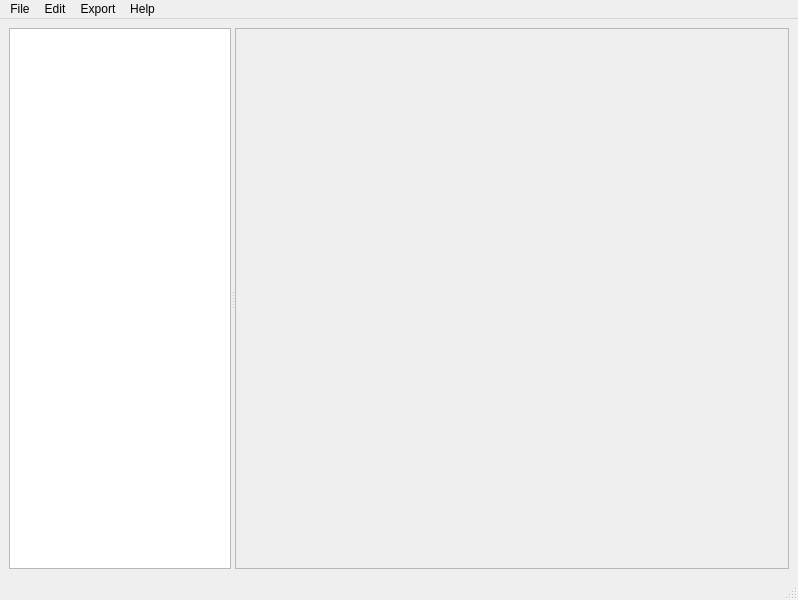
<?xml version="1.0" encoding="UTF-8"?>
<ui version="4.0">
 <class>MainWindow</class>
 <widget class="QMainWindow" name="MainWindow">
  <property name="geometry">
   <rect>
    <x>0</x>
    <y>0</y>
    <width>798</width>
    <height>600</height>
   </rect>
  </property>
  <property name="windowTitle">
   <string>MainWindow</string>
  </property>
  <widget class="QWidget" name="centralwidget">
   <layout class="QHBoxLayout" name="horizontalLayout">
    <item>
     <widget class="QSplitter" name="splitter">
      <property name="orientation">
       <enum>Qt::Horizontal</enum>
      </property>
      <widget class="QTreeView" name="tree">
       <property name="sizePolicy">
        <sizepolicy hsizetype="Expanding" vsizetype="Expanding">
         <horstretch>2</horstretch>
         <verstretch>0</verstretch>
        </sizepolicy>
       </property>
       <property name="dragEnabled">
        <bool>true</bool>
       </property>
       <property name="dragDropMode">
        <enum>QAbstractItemView::InternalMove</enum>
       </property>
       <property name="defaultDropAction">
        <enum>Qt::MoveAction</enum>
       </property>
       <property name="alternatingRowColors">
        <bool>true</bool>
       </property>
       <property name="indentation">
        <number>15</number>
       </property>
       <property name="sortingEnabled">
        <bool>true</bool>
       </property>
       <property name="headerHidden">
        <bool>true</bool>
       </property>
      </widget>
      <widget class="MarkdownSpellTextEdit" name="editor">
       <property name="enabled">
        <bool>false</bool>
       </property>
       <property name="sizePolicy">
        <sizepolicy hsizetype="Expanding" vsizetype="Expanding">
         <horstretch>5</horstretch>
         <verstretch>0</verstretch>
        </sizepolicy>
       </property>
       <property name="font">
        <font>
         <family>Consolas</family>
         <pointsize>10</pointsize>
        </font>
       </property>
      </widget>
     </widget>
    </item>
   </layout>
  </widget>
  <widget class="QMenuBar" name="menubar">
   <property name="geometry">
    <rect>
     <x>0</x>
     <y>0</y>
     <width>798</width>
     <height>22</height>
    </rect>
   </property>
   <widget class="QMenu" name="menuFile">
    <property name="title">
     <string>File</string>
    </property>
    <addaction name="actionNew"/>
    <addaction name="actionOpen"/>
    <addaction name="separator"/>
    <addaction name="actionSave"/>
    <addaction name="actionSave_As"/>
    <addaction name="actionSave_a_Copy"/>
    <addaction name="separator"/>
    <addaction name="actionPrint"/>
    <addaction name="actionPreview"/>
    <addaction name="separator"/>
    <addaction name="actionExit"/>
   </widget>
   <widget class="QMenu" name="menuHelp">
    <property name="title">
     <string>Help</string>
    </property>
    <addaction name="actionAbout"/>
    <addaction name="actionContents"/>
   </widget>
   <widget class="QMenu" name="menuEdit">
    <property name="title">
     <string>Edit</string>
    </property>
    <addaction name="actionCut"/>
    <addaction name="actionCopy"/>
    <addaction name="actionPaste"/>
   </widget>
   <widget class="QMenu" name="menuExport">
    <property name="title">
     <string>Export</string>
    </property>
    <addaction name="actionExportHtml"/>
   </widget>
   <addaction name="menuFile"/>
   <addaction name="menuEdit"/>
   <addaction name="menuExport"/>
   <addaction name="menuHelp"/>
  </widget>
  <widget class="QStatusBar" name="statusbar"/>
  <action name="actionNew">
   <property name="text">
    <string>New</string>
   </property>
  </action>
  <action name="actionOpen">
   <property name="text">
    <string>Open...</string>
   </property>
   <property name="shortcut">
    <string>Ctrl+O</string>
   </property>
  </action>
  <action name="actionSave">
   <property name="text">
    <string>Save</string>
   </property>
   <property name="shortcut">
    <string>Ctrl+S</string>
   </property>
  </action>
  <action name="actionSave_As">
   <property name="text">
    <string>Save As...</string>
   </property>
   <property name="shortcut">
    <string>Ctrl+Shift+S</string>
   </property>
  </action>
  <action name="actionSave_a_Copy">
   <property name="text">
    <string>Save a Copy...</string>
   </property>
  </action>
  <action name="actionExit">
   <property name="text">
    <string>Exit</string>
   </property>
  </action>
  <action name="actionAbout">
   <property name="text">
    <string>About</string>
   </property>
  </action>
  <action name="actionContents">
   <property name="text">
    <string>Contents</string>
   </property>
   <property name="shortcut">
    <string>F1</string>
   </property>
  </action>
  <action name="actionCut">
   <property name="text">
    <string>Cut</string>
   </property>
   <property name="shortcut">
    <string>Ctrl+X</string>
   </property>
  </action>
  <action name="actionCopy">
   <property name="text">
    <string>Copy</string>
   </property>
   <property name="shortcut">
    <string>Ctrl+C</string>
   </property>
  </action>
  <action name="actionPaste">
   <property name="text">
    <string>Paste</string>
   </property>
   <property name="shortcut">
    <string>Ctrl+V</string>
   </property>
  </action>
  <action name="actionExportHtml">
   <property name="text">
    <string>HTML</string>
   </property>
  </action>
  <action name="actionPrint">
   <property name="text">
    <string>Print...</string>
   </property>
  </action>
  <action name="actionPreview">
   <property name="text">
    <string>Print Preview...</string>
   </property>
  </action>
 </widget>
 <customwidgets>
  <customwidget>
   <class>MarkdownSpellTextEdit</class>
   <extends>QTextEdit</extends>
   <header>vine.gui.widgets.editor.h</header>
  </customwidget>
 </customwidgets>
 <resources/>
 <connections/>
</ui>
